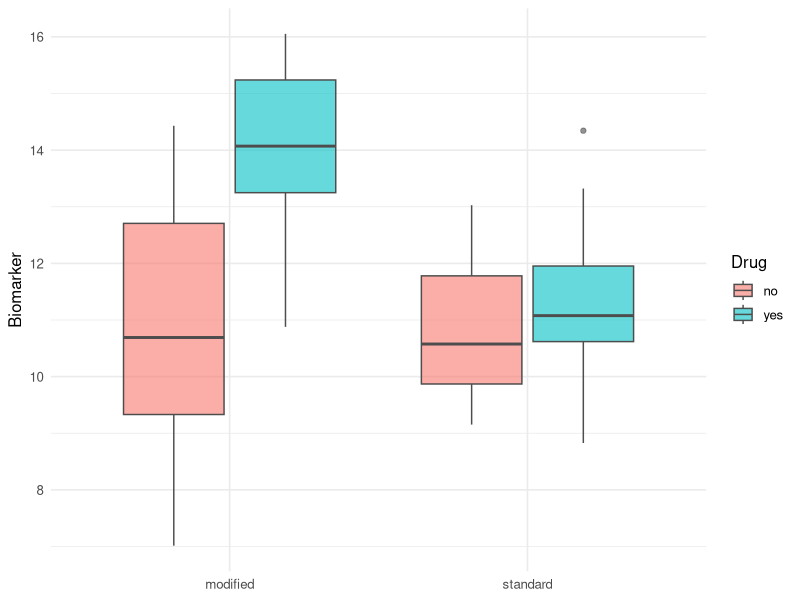

Write the R code that produced this figure.
# ============================================================
# Biostatistics Courses
# Course 3 — Week 1, Session 4: Bench and translational design
# ============================================================

# --- 0. Setup --------------------------------------------------
library(tidyverse)
set.seed(42)
theme_set(theme_minimal(base_size = 12))

# --- 1. Hypothesis / Goal --------------------------------------
# Detect the interaction in a 2 x 2 factorial design and show what
# pseudoreplication does to the standard error.

# --- 2. Data ---------------------------------------------------
n_per_cell <- 10
fact <- expand_grid(
  drug = c("no", "yes"),
  diet = c("standard", "modified"),
  rep  = seq_len(n_per_cell)
) |>
  mutate(
    y = 10 +
      (drug == "yes")  * 1.5 +
      (diet == "modified") * 1.0 +
      (drug == "yes" & diet == "modified") * 2.0 +
      rnorm(n(), 0, 1.5)
  )

pseudo <- fact |>
  slice(rep(seq_len(n()), each = 3)) |>
  mutate(y = y + rnorm(n(), 0, 0.3))

# --- 3. Visualise ----------------------------------------------
p <- fact |>
  ggplot(aes(diet, y, fill = drug)) +
  geom_boxplot(alpha = 0.6, colour = "grey30") +
  labs(x = NULL, y = "Biomarker", fill = "Drug")
print(p)

# --- 4. Assumptions --------------------------------------------
print(fact |>
  group_by(drug, diet) |>
  summarise(mean = mean(y), sd = sd(y), n = n(), .groups = "drop"))

# --- 5. Conduct / Fit ------------------------------------------
fit      <- lm(y ~ drug * diet, data = fact)
fit_bad  <- lm(y ~ drug * diet, data = pseudo)
print(anova(fit))
print(broom::tidy(fit_bad)  |> filter(term == "drugyes:dietmodified"))
print(broom::tidy(fit)      |> filter(term == "drugyes:dietmodified"))

# --- 6. Report -------------------------------------------------
cat("Aggregated (correct) and pseudoreplicated analyses above.\n")
